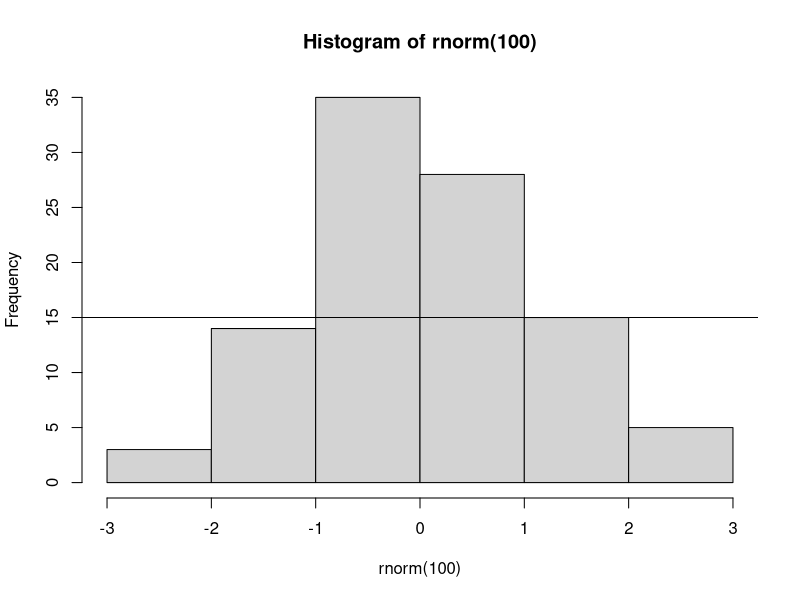

This figure's R source:
## ---- chunk 1
for ( i in 1:20) {
  
  if (i %% 2==0){
    print(paste(i,"是偶数",sep=""))
  }
  else {
    next
  }
}
## ---- chunk 2
func=function(x,y){
  return(x/(y+1))
}

func(1,1)
## ---- chunk 3
1:10+2
9/(1:3)-0.5
## ---- chunk 4
summary(rnorm(100))
## ---- chunk 5
!(2>1 | 2>3)
## ---- chunk 6
tmp=paste(c(1:10),"163.com",sep="@")
unlist(strsplit(tmp,split="@"))[seq(1,20,2)]
## ---- chunk 7
df=data.frame(x=1:10,y=rep("a",10),stringsAsFactors = F)
dim(subset(df,x>5))
## ---- chunk 8
hist(rnorm(100))
abline(a=15,b=0)
